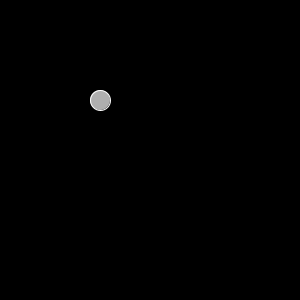
Frame 1 (no input)
Frame 60 (the mouse pressed at the canvas centre just before this capture): identical to frame 1, image omitted
Frame 120 (the mouse held since frame 60 and released just before this capture): identical to frame 1, image omitted

The Processing sketch that drew this single still picture (run headless with seeded random() and noise(); from frame 60 on, the mouse is pressed at the canvas centre):

// Processing sketch: button
// ── button.pde
class Button {
  float x;
  float y;
  float w;
  float h;
  boolean on;


  Button(float tempX, float tempY, float tempW, float tempH) {
    x = tempX;
    y = tempY;
    w = tempW;
    h = tempH;

    on = false;
  }

  void register() {
    if (on) {
      background(255);
      stroke(0);
    } else {
      background(0);
      stroke(255);
    }
    fill(175);
    ellipse(x, y, w, h);
  }


}

// ── objectArray.pde
void settings() {
  size(300,300);
}

Button [] buttons = new Button[1];

void setup() {
  buttons[0] = new Button(100, 100, 20, 20);
}

void draw() {
  background(100);

  for (int i = 0; i < buttons.length; i++) {
    // buttons[i].mousePressed(mouseX, mouseY);
    buttons[i].register();
  }
}

// void mousePressed() {
//   // A new button object
//   Button b = new Button(mouseX, mouseY, 10);
//
//   // Append to array
//   buttons = (Ball[]) append(buttons, b);
// }
